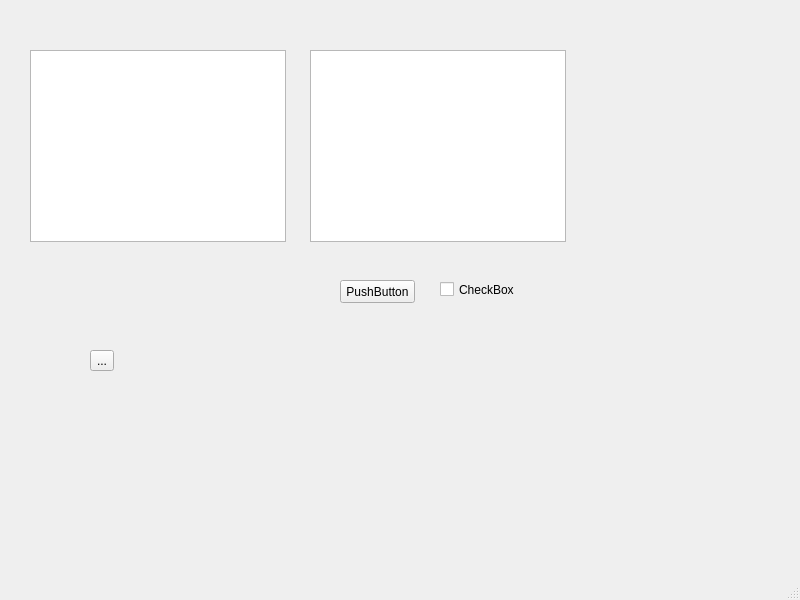
<?xml version="1.0" encoding="UTF-8"?>
<ui version="4.0">
 <class>MainWindow</class>
 <widget class="QMainWindow" name="MainWindow">
  <property name="geometry">
   <rect>
    <x>0</x>
    <y>0</y>
    <width>800</width>
    <height>600</height>
   </rect>
  </property>
  <property name="windowTitle">
   <string>MainWindow</string>
  </property>
  <widget class="QWidget" name="centralwidget">
   <widget class="QPushButton" name="pushButton">
    <property name="geometry">
     <rect>
      <x>340</x>
      <y>280</y>
      <width>75</width>
      <height>23</height>
     </rect>
    </property>
    <property name="text">
     <string>PushButton</string>
    </property>
   </widget>
   <widget class="QCheckBox" name="checkBox">
    <property name="geometry">
     <rect>
      <x>440</x>
      <y>280</y>
      <width>80</width>
      <height>19</height>
     </rect>
    </property>
    <property name="text">
     <string>CheckBox</string>
    </property>
   </widget>
   <widget class="QListView" name="listView">
    <property name="geometry">
     <rect>
      <x>310</x>
      <y>50</y>
      <width>256</width>
      <height>192</height>
     </rect>
    </property>
   </widget>
   <widget class="QListWidget" name="listWidget">
    <property name="geometry">
     <rect>
      <x>30</x>
      <y>50</y>
      <width>256</width>
      <height>192</height>
     </rect>
    </property>
   </widget>
   <widget class="QToolButton" name="toolButton">
    <property name="geometry">
     <rect>
      <x>90</x>
      <y>350</y>
      <width>24</width>
      <height>21</height>
     </rect>
    </property>
    <property name="text">
     <string>...</string>
    </property>
   </widget>
  </widget>
  <widget class="QMenuBar" name="menubar">
   <property name="geometry">
    <rect>
     <x>0</x>
     <y>0</y>
     <width>800</width>
     <height>21</height>
    </rect>
   </property>
  </widget>
  <widget class="QStatusBar" name="statusbar"/>
 </widget>
 <resources/>
 <connections/>
</ui>
